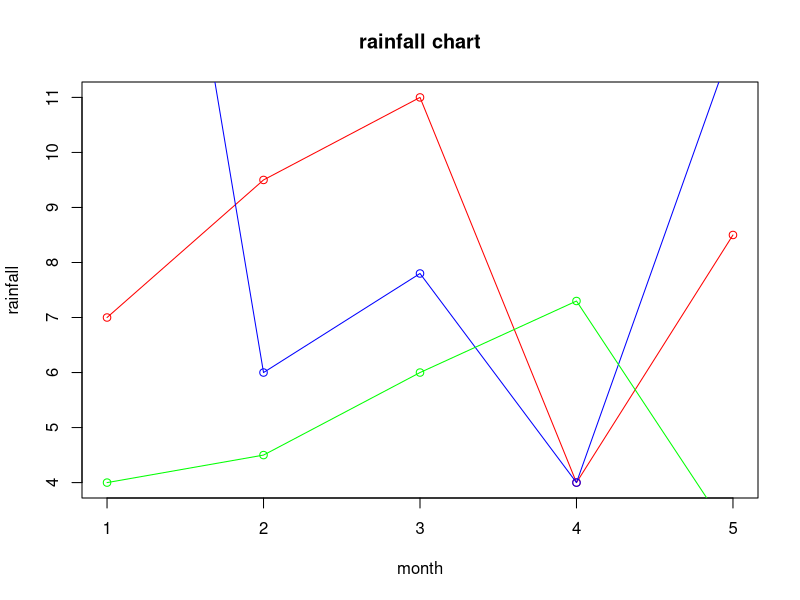

R code for this plot:
# Created on 
# Course work: 
# @author:
# Source:

val1 = c(7, 9.5, 11,4, 8.5)
val2 = c(23, 6, 7.8, 4, 12)
val3 = c(4, 4.5, 6, 7.3, 3)

jpeg(file = "sample_multiple_lines.jpg")

plot(val1,type = 'o', col = "red", xlab = "month", ylab = "rainfall", main = "rainfall chart")
lines(val2,type  = 'o', col = "blue")
lines(val3,type  = 'o', col = "green")
